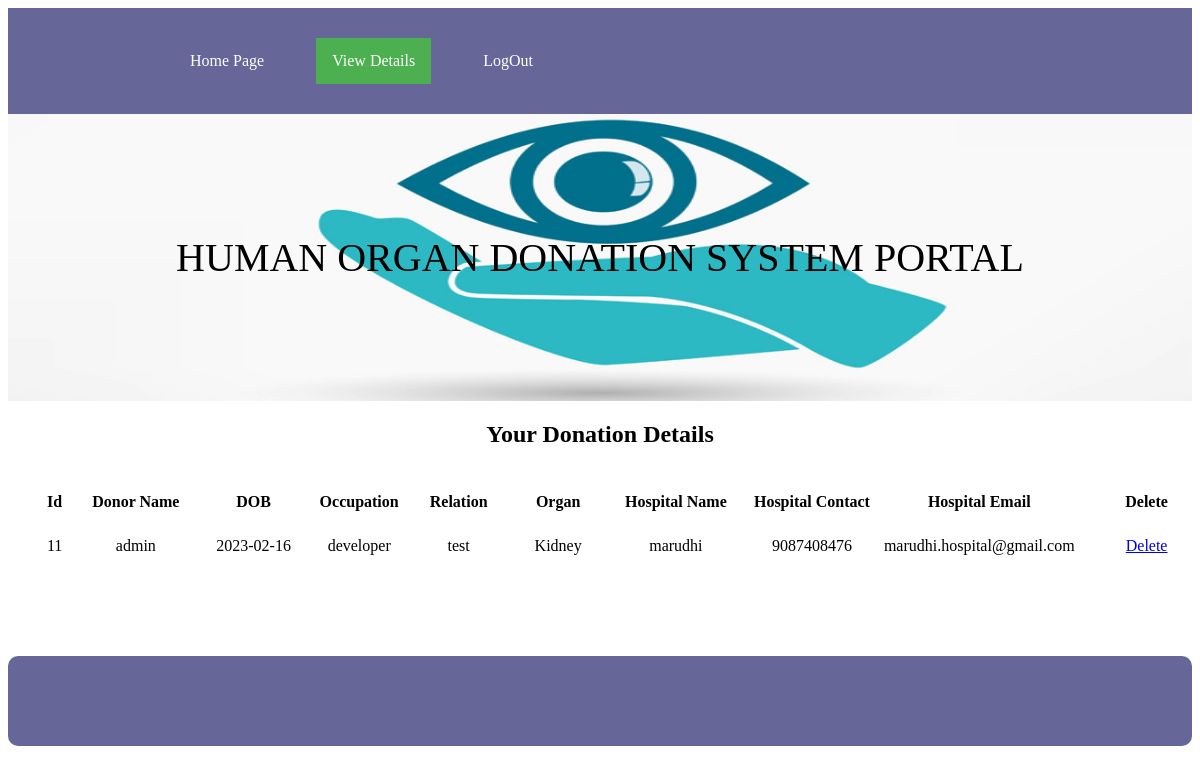
Page /userview.php (signed in) on the committed database.
### tables this page shows
CREATE TABLE `donate` (
  `id` int(50) NOT NULL,
  `uid` varchar(50) NOT NULL,
  `hid` varchar(50) NOT NULL,
  `dob` varchar(50) NOT NULL,
  `blood` varchar(50) NOT NULL,
  `ocup` varchar(50) NOT NULL,
  `rtype` varchar(50) NOT NULL,
  `rname` varchar(50) NOT NULL,
  `rphone` varchar(50) NOT NULL,
  `remail` varchar(50) NOT NULL,
  `status` varchar(50) NOT NULL,
  `date` varchar(15) NOT NULL,
  `organ` varchar(100) NOT NULL
);

CREATE TABLE `register` (
  `id` int(50) NOT NULL,
  `name` varchar(50) NOT NULL,
  `gender` varchar(50) NOT NULL,
  `age` varchar(50) NOT NULL,
  `email` varchar(50) NOT NULL,
  `phone` varchar(50) NOT NULL,
  `loc` varchar(50) NOT NULL,
  `address` varchar(200) NOT NULL,
  `uname` varchar(50) NOT NULL,
  `psw` varchar(50) NOT NULL
);

CREATE TABLE `hregist` (
  `id` int(50) NOT NULL,
  `hname` varchar(50) NOT NULL,
  `location` varchar(50) NOT NULL,
  `address` varchar(100) NOT NULL,
  `email` varchar(50) NOT NULL,
  `phone` varchar(50) NOT NULL,
  `admin_name` varchar(50) NOT NULL,
  `license` varchar(200) NOT NULL,
  `psw` varchar(50) NOT NULL
);

### userview.php (the view, shortened to what this page needs)
<?php
 	include("dbconnect.php");
	extract($_POST);
	 $uid=$_SESSION['uid'];
	?>
<html>
</head>
<ul>
	 <li><a href="#">&nbsp; &nbsp; &nbsp; &nbsp; &nbsp;</a></li>
	  <li><a href="#">&nbsp; &nbsp; &nbsp; &nbsp; &nbsp;</a></li>
  <li><a  href="uhome.php">Home Page</a></li>
  <li><a href="#">&nbsp;</a></li>
  <li><a class="active" href="userview.php">View Details</a></li>
   <li><a href="#">&nbsp;</a></li>
   <li><a href="index.php">LogOut</a></li>
</ul>
<div id="bg1"><p>HUMAN ORGAN DONATION SYSTEM PORTAL </p></div>
	<h2 align="center"> Your Donation Details</h2>
			<table width="102%" align="center">
	<tr>
		<td colspan="10">&nbsp;</td>
		</tr>
		    <tr>
          <td width="2%">&nbsp;</td>
          <td width="3%"><div align="center" class="style6"><strong>Id</strong> </div></td>
		   <td width="10%"><div align="center" class="style6"><strong>Donor Name</strong> </div></td>
		    <td width="9%"><div align="center" class="style6"><strong>DOB</strong> </div></td>
			 <td width="8%"><div align="center" class="style6"><strong>Occupation</strong> </div></td>
			  <td width="8%"><div align="center" class="style6"><strong>Relation</strong> </div></td>
			  			  <td width="8%"><div align="center" class="style6"><strong>Organ </strong> </div></td>
			  <td width="11%"><div align="center" class="style6"><strong>Hospital Name</strong> </div></td>
			 <td width="11%"><div align="center" class="style6"><strong>Hospital Contact</strong> </div></td>
			 <td width="11%"><div align="center" class="style6"><strong>Hospital Email</strong> </div></td>
			 <td width="11%"><div align="center" class="style6"><strong>Delete</strong> </div></td>
        </tr>
		<tr>
		<td colspan="10">&nbsp;</td>
		</tr>
		<?php
		$qry=mysqli_query($conn,"select * from donate  where status='1' && uid='$uid'");
		while($row=mysqli_fetch_array($qry))
		{
		$uid=$row['uid'];
		$hid=$row['hid'];
		$qry1=mysqli_query($conn,"select * from register where id='$uid'");
		$row1=mysqli_fetch_array($qry1);
		$qry2=mysqli_query($conn,"select * from hregist where id='$hid'");
		$row2=mysqli_fetch_array($qry2);
		?>
        <tr>
		 <td width="2%">&nbsp;</td>
		    <td><div align="center"><?php echo $row['id'];?></div></td>
		   <td><div align="center"><?php echo $row1['name'];?></div></td>
			  <td><div align="center"><?php echo $row['dob'];?></div></td>
			   <td><div align="center"><?php echo $row['ocup'];?></div></td>
			   <td><div align="center"><?php echo $row['rtype'];?></div></td>
			    <td><div align="center"><?php echo $row['organ'];?></div></td>
			   <td width="9%"><div align="center"><div align="center"><?php echo $row2['hname'];?></div></td>
		   <td width="9%"><div align="center"><div align="center"><?php echo $row2['phone'];?></div></td>
		    <td width="9%"><div align="center"><div align="center"><?php echo $row2['email'];?></div></td>
			 <td width="9%"><div align="center"><div align="center"><a href="delete.php?did=<?php echo $row['id'];?>">Delete</a></div></td>
        </tr>
		 <tr>
		  	 	<td>&nbsp;</td>
		   		<td>&nbsp;</td>
				<td>&nbsp;</td>
			 	<td>&nbsp;</td>
			 	<td>&nbsp;</td>
			 	<td>&nbsp;</td>
				<td>&nbsp;</td>
		</tr>
        <?php
		}
		?>
				<tr>
		<td colspan="10" align="center">&nbsp;</td>
		</tr>
</table>
<div> &nbsp;</div>
<br>
<br>
<div id="footer"> <strong></strong></div>

### userview.php (style rules this page uses)
p { color:#000000; text-align: center; text-transform: uppercase; font-size:40px; }
ul { list-style-type: none; margin: 0; padding: 30px; overflow: hidden; background-color: #666699; position: -webkit-sticky; position: sticky; top: 0; border-radius:0px; }
li { float: left; }
li a { display: block; color: white; text-align: center; padding: 14px 16px; text-decoration: none; }
.active { background-color: #4CAF50; }
#footer { padding: 45px; background: #666699; background-repeat: no-repeat; background-size: 1420px 100px; border-radius:10px; text-align:center; text-decoration:blink; font-family: Arial; font-size:15px; }
#bg1 { padding:80px; background:url("images/1.jpg"); background-repeat: no-repeat; background-size: 100% 300px; border-radius:5px; border-radius:0px; font-size:35px; }

### rows in the picture
donate: id "11", register.name "admin", dob "2023-02-16", ocup "developer", rtype "test", organ "Kidney", hregist.hname "marudhi", hregist.phone "9087408476", hregist.email "marudhi.hospital@gmail.com"
